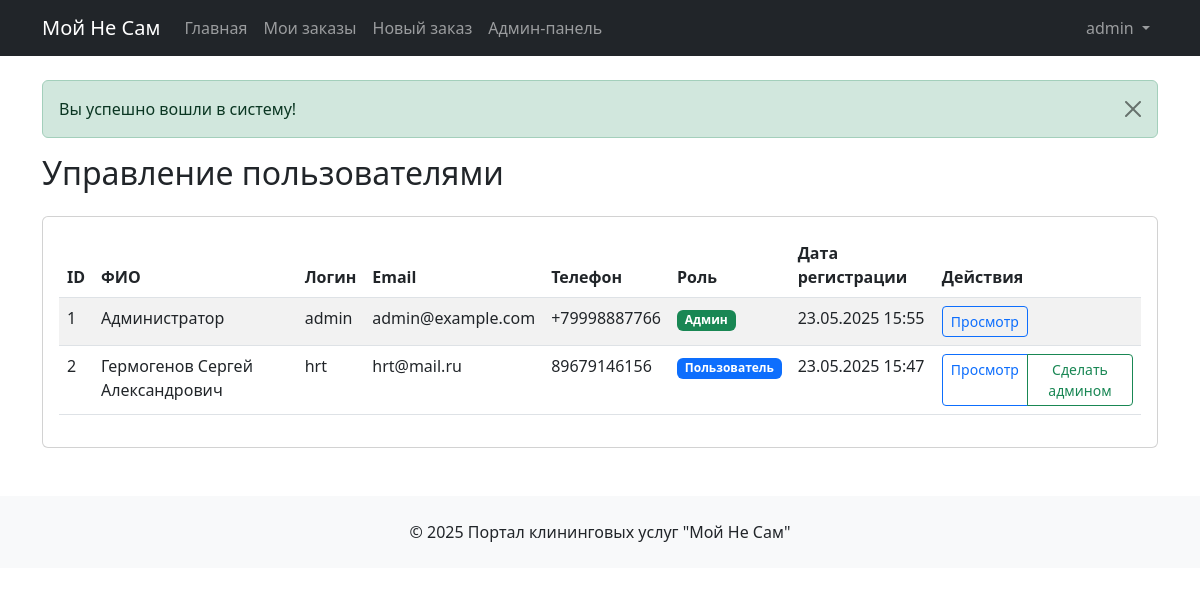
The page /admin/users.php (signed in) on the database its author committed.
### tables this page shows
CREATE TABLE `users` (
  `id` int NOT NULL,
  `full_name` varchar(100) NOT NULL,
  `phone` varchar(20) NOT NULL,
  `email` varchar(100) NOT NULL,
  `login` varchar(50) NOT NULL,
  `password` varchar(255) NOT NULL,
  `role` enum('user','admin') DEFAULT 'user',
  `created_at` timestamp NULL DEFAULT CURRENT_TIMESTAMP
);

### admin/users.php (the view, shortened to what this page needs)
<?php
require_once '../includes/config.php';
$users = $pdo->query("SELECT * FROM users ORDER BY created_at DESC")->fetchAll();
include '../templates/header.php';
?>
<div class="row">
    <div class="col-12">
        <h2 class="mb-4">Управление пользователями</h2>
        <div class="card">
            <div class="card-body">
                <div class="table-responsive">
                    <table class="table table-striped">
                        <thead>
                            <tr>
                                <th>ID</th>
                                <th>ФИО</th>
                                <th>Логин</th>
                                <th>Email</th>
                                <th>Телефон</th>
                                <th>Роль</th>
                                <th>Дата регистрации</th>
                                <th>Действия</th>
                            </tr>
                        </thead>
                        <tbody>
                            <?php foreach ($users as $user): ?>
                            <tr>
                                <td><?= $user['id'] ?></td>
                                <td><?= htmlspecialchars($user['full_name']) ?></td>
                                <td><?= htmlspecialchars($user['login']) ?></td>
                                <td><?= htmlspecialchars($user['email']) ?></td>
                                <td><?= htmlspecialchars($user['phone']) ?></td>
                                <td>
                                    <span class="badge <?= $user['role'] === 'admin' ? 'bg-success' : 'bg-primary' ?>">
                                        <?= $user['role'] === 'admin' ? 'Админ' : 'Пользователь' ?>
                                    </span>
                                </td>
                                <td><?= date('d.m.Y H:i', strtotime($user['created_at'])) ?></td>
                                <td>
                                    <div class="btn-group btn-group-sm" role="group">
                                        <a href="view_user.php?id=<?= $user['id'] ?>" class="btn btn-outline-primary">Просмотр</a>
                                        <?php if ($user['role'] !== 'admin'): ?>
                                        <a href="make_admin.php?id=<?= $user['id'] ?>" class="btn btn-outline-success">Сделать админом</a>
                                        <?php endif; ?>
                                    </div>
                                </td>
                            </tr>
                            <?php endforeach; ?>
                        </tbody>
                    </table>
                </div>
            </div>
        </div>
    </div>
</div>
<?php
include '../templates/footer.php';
?>

### rows shown on the page
users: id "1", full_name "Администратор", login "admin", email "admin@example.com", phone "+79998887766", role "Админ", created_at "23.05.2025 15:55"
users: id "2", full_name "Гермогенов Сергей Александрович", login "hrt", email "hrt@mail.ru", phone "89679146156", role "Пользователь", created_at "23.05.2025 15:47"

### other values the page prints
$_SESSION['user_login'] "admin"
$_SESSION['alert']['message'] "Вы успешно вошли в систему!"
